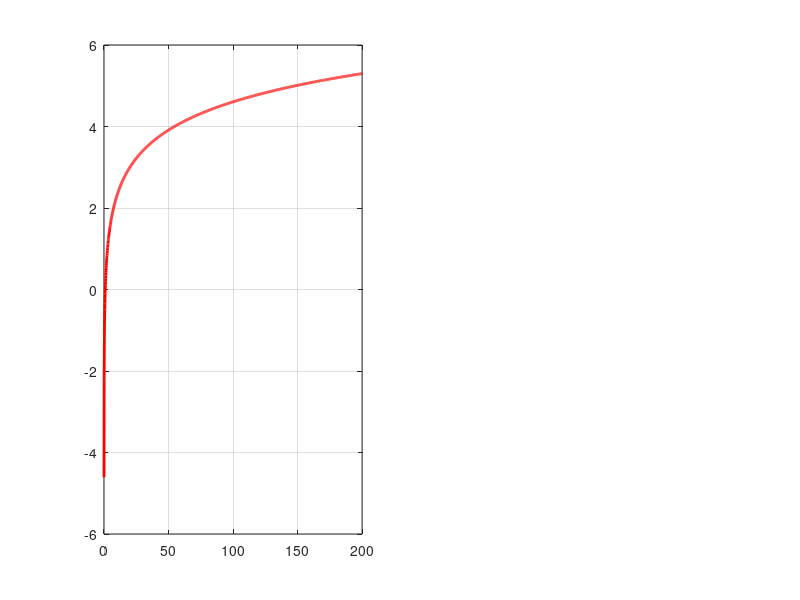

Here is the MATLAB script that generated this plot: (Note: this script raises an error after producing the figure.)

clear

t = 1/100:1/10:200;
x = log(t);
levels = 2^2;
codebook = [];
delta = (max(x) - min(x))/levels;
codebook = [min(x)];
for i=1:levels-1
    codebook = [codebook min(x)+i*delta];
end

[partition, codebook2] = lloyds(x,codebook);
subplot(1,2,1), hold on, grid on, box on
plot(t,x, 'r', 'linew',2)
for i=1:length(codebook)
    yline(codebook(i));
end

[x_q, quants] = quantiz(x, partition, codebook);
plot(t,quants, 'b', 'linew',2)


x = compand(x,255,max(x));
levels = 2^2;
codebook = [];
delta = (max(x) - min(x))/levels;
codebook = [min(x)];
for i=1:levels-1
    codebook = [codebook min(x)+i*delta];
end

[partition, codebook2] = lloyds(x,codebook);
subplot(1,2,2), hold on, grid on, box on
plot(t,x, 'r', 'linew',2)
for i=1:length(codebook)
    yline(codebook(i));
end

[x_q, quants] = quantiz(x, partition, codebook);
plot(t,quants, 'b', 'linew',2)